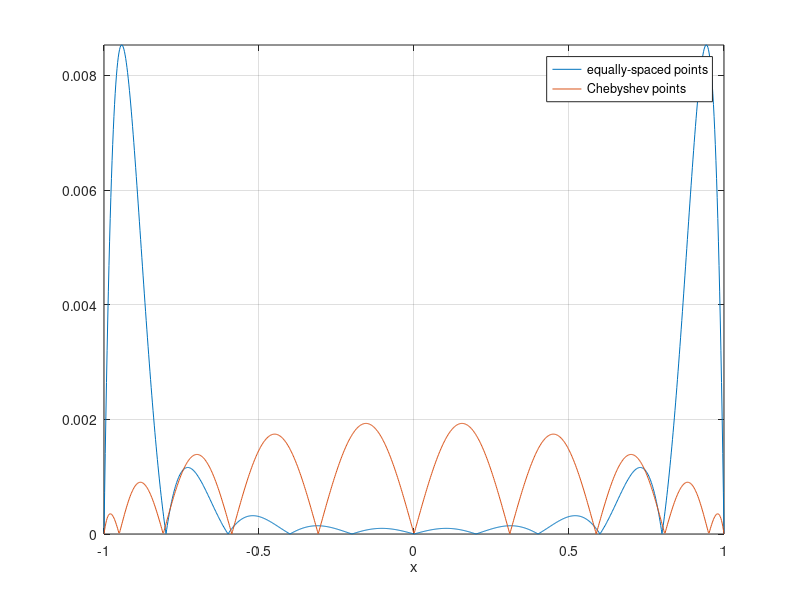

This figure's MATLAB source:
% CHEBDEMO Show that the product
%   (x - x0) (x - x1) (x - x2) . . . (x - xn)
% is smaller for Chebyshev points on the interval than
% for equally-spaced points.

% equally-spaced point
n = 10;
xj = linspace(-1,1,n+1);
x = linspace(-1,1,1000);
y=ones(size(x));
for j=0:n
  y = y .* (x-xj(j+1));
end

% chebyshev points
xjc = cos(pi*(n-(0:n))/n);
yc = ones(size(x));
for j=0:n
  yc=yc.*(x-xjc(j+1));
end
plot(x, abs(y), x,abs(yc))

% decorate the figure
legend('equally-spaced points','Chebyshev points')
xlabel x, grid on, axis tight

